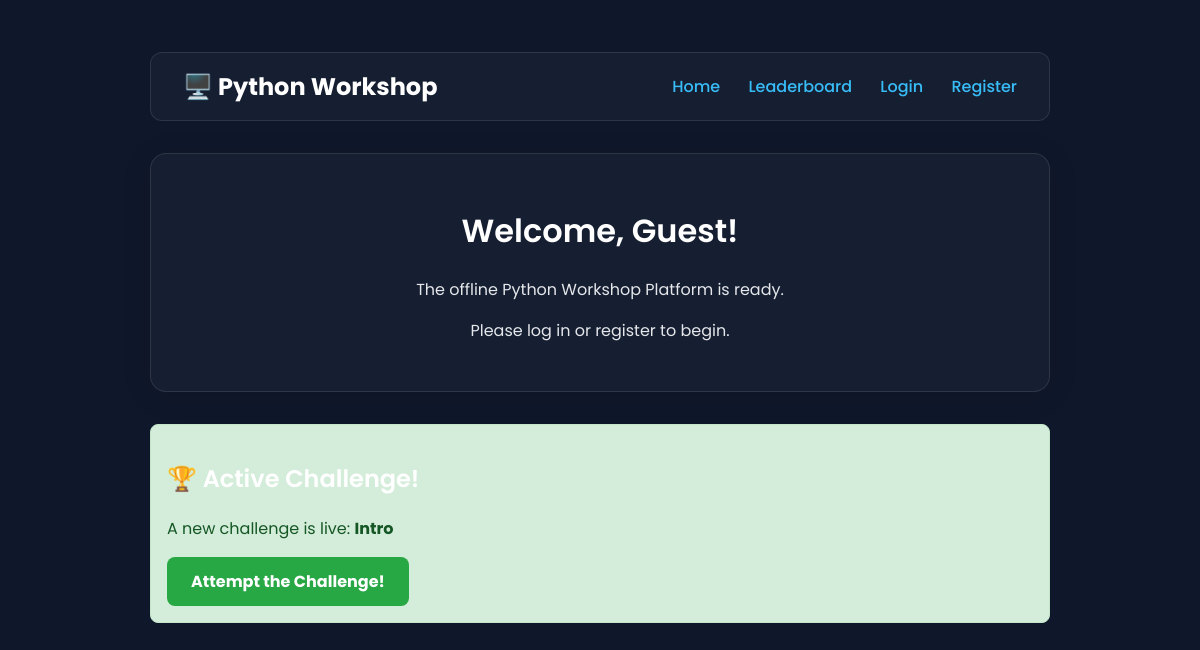
The page /index on the database as committed earlier.
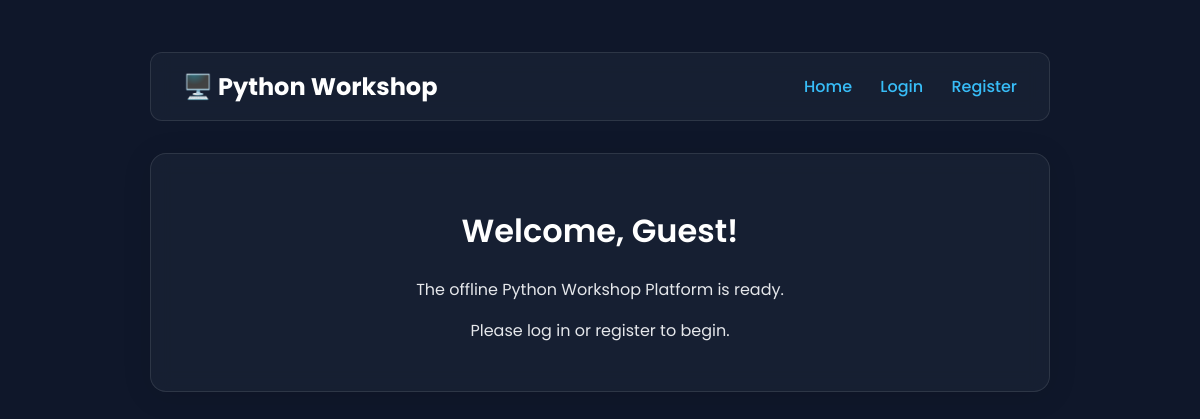
The same page on the database as committed later.
### app/models.py (models this page shows, shortened)
class Question(db.Model):
    id = db.Column(db.Integer, primary_key=True)
    section_id = db.Column(db.Integer, db.ForeignKey('section.id'), nullable=False)
    title = db.Column(db.String(100), nullable=False)
    description = db.Column(db.Text, nullable=False)
    starter_code = db.Column(db.Text)
    hints = db.Column(db.Text)
    difficulty = db.Column(db.Integer, default=1)
    has_file_manager = db.Column(db.Boolean, default=False, nullable=False)
    expected_output = db.Column(db.Text)
    challenges = db.relationship('Challenge', backref='question', lazy='dynamic', cascade="all, delete-orphan")
    submissions = db.relationship('Submission', backref='question', lazy='dynamic', cascade="all, delete-orphan")
    drafts = db.relationship('Draft', backref='question', lazy='dynamic', cascade="all, delete-orphan")

### app/main.py (the view)
@bp.route('/')
@bp.route('/index')
def index():
    sections = Section.query.filter_by(is_unlocked=True).order_by(Section.id).all()
    active_challenge = Challenge.query.filter_by(is_active=True).first()
    return render_template('index.html', title='Home', sections=sections, active_challenge=active_challenge)

### app/main.py (called while the page is built)
@bp.app_context_processor
def inject_global_vars():
    leaderboard_setting = AppSetting.query.filter_by(key='leaderboard_visible').first()
    return dict(
        leaderboard_visible=(leaderboard_setting and leaderboard_setting.value == 'True')
    )

@bp.app_context_processor
def inject_global_vars():
    leaderboard_setting = AppSetting.query.filter_by(key='leaderboard_visible').first()
    hints_setting = AppSetting.query.filter_by(key='hints_enabled').first() # <-- ADD THIS
    return dict(
        leaderboard_visible=(leaderboard_setting and leaderboard_setting.value == 'True'),
        hints_enabled=(hints_setting and hints_setting.value == 'True') # <-- AND THIS
    )

### app/templates/index.html (shortened to what this page needs)
{% extends "base.html" %}
{% block content %}
<div class="card" style="text-align: center;">
    <h1>Welcome, {{ current_user.username if current_user.is_authenticated else 'Guest' }}!</h1>
    <p>The offline Python Workshop Platform is ready.</p>
    {% if not current_user.is_authenticated %}
    <p>Please log in or register to begin.</p>
    {% else %}
    <p style="margin-top: 2rem;">
        <a href="{{ url_for('main.download_submissions') }}" class="btn">Download My Submissions</a>
    </p>
    {% endif %}
</div>
{% if active_challenge %}
<div class="alert alert-success">
    <h2>🏆 Active Challenge!</h2>
    <p>A new challenge is live: <strong>{{ active_challenge.question.title }}</strong></p>
    <a href="{{ url_for('main.practice_question', question_id=active_challenge.q_id) }}" class="btn btn-success"><strong>Attempt the Challenge!</strong></a>
</div>
{% endif %}
{% endblock %}

Rows that differ between the two databases and show on the page:
removed Question: question "Intro"
Other text that changed with them:
text no longer shown: "Leaderboard 🏆 Active Challenge! A new challenge is live: Attempt the Challenge!"
